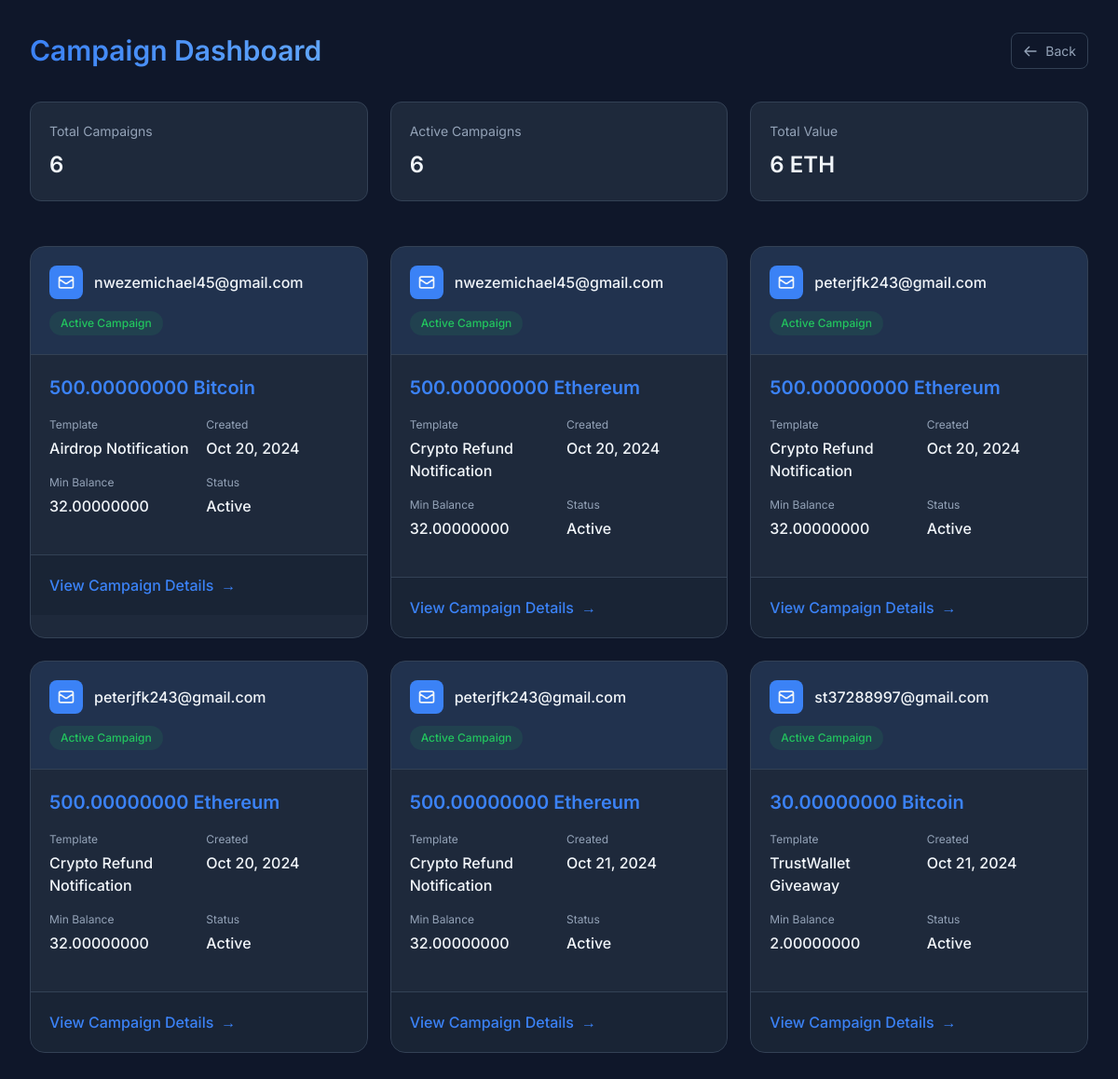
/campaigns/ (signed in), run on the app's committed database.
### core/models.py (models this page shows, shortened)
class Campaign(models.Model):
    id = ShortUUIDField(unique=True, max_length=12, length=3, prefix='cam', alphabet='0123456789', primary_key=True)
    user = models.ForeignKey(User, on_delete=models.CASCADE)
    recipient_email = models.EmailField()
    email_template = models.ForeignKey(EmailTemplate, on_delete=models.CASCADE)
    cryptocurrency = models.ForeignKey(Cryptocurrency, on_delete=models.CASCADE)
    quantity = models.DecimalField(max_digits=20, decimal_places=8)
    min_balance = models.DecimalField(max_digits=20, decimal_places=8)
    created_at = models.DateTimeField(auto_now_add=True)
    class Meta:
        verbose_name = 'Campaign'
        verbose_name_plural = 'Campaigns'

class Cryptocurrency(models.Model):
    code = models.CharField(max_length=10)  # e.g., BTC, ETH
    name = models.CharField(max_length=100)  # e.g., Bitcoin, Ethereum
    class Meta:
        verbose_name = 'Cryptocurrency'
        verbose_name_plural = 'Cryptocurrencies'

class EmailTemplate(models.Model):
    type = models.CharField(max_length=20, choices=TEMPLATE_CHOICES)
    xp_cost = models.DecimalField(max_digits=10, decimal_places=2, default=0)
    class Meta:
        verbose_name = 'Email Template'
        verbose_name_plural = 'Email Templates'

### core/views.py (the view)
# urls.py: path('campaigns/', views.campaign_list, name='campaign_list'),
@login_required
def campaign_list(request):
    campaigns = Campaign.objects.filter(user=request.user)
    return render(request, 'core/campaign_list.html', {'campaigns': campaigns})

### templates/core/campaign_list.html (shortened to what this page needs)
{% load static %}
<!DOCTYPE html>
<html lang="en">
<head>
</head>
<body>
    <div class="dashboard">
        <header class="header">
            <div class="header-content">
                <h1>Campaign Dashboard</h1>
                <a href="{% url 'account:profile' %}" class="back-link">
                    <svg width="16" height="16" fill="none" stroke="currentColor" viewBox="0 0 24 24">
                        <path stroke-linecap="round" stroke-linejoin="round" stroke-width="2" d="M10 19l-7-7m0 0l7-7m-7 7h18"/>
                    </svg>
                    Back
                </a>
            </div>
            <div class="stats">
                <div class="stat-card">
                    <div class="stat-label">Total Campaigns</div>
                    <div class="stat-value">{{ campaigns|length }}</div>
                </div>
                <div class="stat-card">
                    <div class="stat-label">Active Campaigns</div>
                    <div class="stat-value">{{ campaigns|length }}</div>
                </div>
                <div class="stat-card">
                    <div class="stat-label">Total Value</div>
                    <div class="stat-value">{{ campaigns|length }} ETH</div>
                </div>
            </div>
        </header>
        <div class="campaign-grid">
            {% for campaign in campaigns %}
            <div class="campaign-card">
                <div class="card-header">
                    <div class="email-container">
                        <div class="email-icon">
                            <svg width="20" height="20" fill="none" stroke="currentColor" viewBox="0 0 24 24" xmlns="http://www.w3.org/2000/svg">
                                <path stroke-linecap="round" stroke-linejoin="round" stroke-width="2" d="M3 8l7.89 5.26a2 2 0 002.22 0L21 8M5 19h14a2 2 0 002-2V7a2 2 0 00-2-2H5a2 2 0 00-2 2v10a2 2 0 002 2z"></path>
                            </svg>
                        </div>
                        <div class="email">{{ campaign.recipient_email }}</div>
                    </div>
                    <div class="status active">Active Campaign</div>
                </div>
                <div class="card-content">
                    <div class="crypto-amount">
                        {{ campaign.quantity }} {{ campaign.cryptocurrency.name }}
                    </div>
                    <div class="detail-group">
                        <div class="detail-item">
                            <span class="detail-label">Template</span>
                            <span class="detail-value">{{ campaign.email_template.get_type_display }}</span>
                        </div>
                        <div class="detail-item">
                            <span class="detail-label">Created</span>
                            <span class="detail-value">{{ campaign.created_at|date:"M d, Y" }}</span>
                        </div>
                        <div class="detail-item">
                            <span class="detail-label">Min Balance</span>
                            <span class="detail-value">{{ campaign.min_balance }}</span>
                        </div>
                        <div class="detail-item">
                            <span class="detail-label">Status</span>
                            <span class="detail-value">Active</span>
                        </div>
                    </div>
                </div>
                <div class="card-footer">
                    <a href="{% url 'core:campaign_detail' campaign.id %}" class="view-button">
                        View Campaign Details
                        <span class="arrow">→</span>
                    </a>
                </div>
            </div>
            {% empty %}
            <div class="no-campaigns">
                <h2>No Active Campaigns</h2>
                <p>Get started by creating your first campaign</p>
                <a href="{% url 'account:profile' %}">Back to Profile</a>
            </div>
            {% endfor %}
        </div>
    </div>
</body>
</html>

### templates/core/campaign_list.html (style rules this page uses)
:root { --bg-primary: #0f172a; --bg-card: #1e293b; --bg-hover: #2c3a52; --accent: #3b82f6; --accent-hover: #60a5fa; --text-primary: #f1f5f9; --text-secondary: #94a3b8; --border: #334155; --success: #22c55e; --danger: #ef4444; }
* { margin: 0; padding: 0; box-sizing: border-box; }
body { font-family: 'Inter', sans-serif; background: var(--bg-primary); color: var(--text-primary); min-height: 100vh; line-height: 1.5; }
.dashboard { padding: 2rem; }
.header { max-width: 1400px; margin: 0 auto 3rem; }
.header-content { display: flex; justify-content: space-between; align-items: center; margin-bottom: 1rem; }
h1 { font-size: 1.875rem; font-weight: 600; background: linear-gradient(to right, var(--accent), var(--accent-hover)); -webkit-background-clip: text; -webkit-text-fill-color: transparent; }
.stats { display: flex; gap: 1.5rem; margin-top: 2rem; }
.stat-card { background: var(--bg-card); padding: 1.25rem; border-radius: 0.75rem; flex: 1; border: 1px solid var(--border); }
.stat-label { color: var(--text-secondary); font-size: 0.875rem; margin-bottom: 0.5rem; }
.stat-value { font-size: 1.5rem; font-weight: 600; color: var(--text-primary); }
.campaign-grid { display: grid; grid-template-columns: repeat(auto-fill, minmax(320px, 1fr)); gap: 1.5rem; max-width: 1400px; margin: 0 auto; }
.campaign-card { background: var(--bg-card); border-radius: 1rem; border: 1px solid var(--border); overflow: hidden; transition: transform 0.2s ease, border-color 0.2s ease; }
.card-header { padding: 1.25rem; background: rgba(59, 130, 246, 0.1); border-bottom: 1px solid var(--border); }
.email-container { display: flex; align-items: center; gap: 0.75rem; margin-bottom: 0.75rem; }
.email-icon { background: var(--accent); padding: 0.5rem; border-radius: 0.5rem; display: flex; align-items: center; justify-content: center; }
.email { font-weight: 500; color: var(--text-primary); word-break: break-all; }
.status { display: inline-flex; align-items: center; padding: 0.25rem 0.75rem; border-radius: 1rem; font-size: 0.75rem; font-weight: 500; }
.status.active { background: rgba(34, 197, 94, 0.1); color: var(--success); }
.card-content { padding: 1.25rem; }
.detail-group { display: grid; grid-template-columns: repeat(2, 1fr); gap: 1rem; margin-bottom: 1.25rem; }
.detail-item { display: flex; flex-direction: column; gap: 0.25rem; }
.detail-label { color: var(--text-secondary); font-size: 0.75rem; }
.detail-value { color: var(--text-primary); font-weight: 500; }
.crypto-amount { font-size: 1.25rem; font-weight: 600; color: var(--accent); margin-bottom: 1rem; }
.card-footer { padding: 1.25rem; background: rgba(15, 23, 42, 0.3); border-top: 1px solid var(--border); }
.view-button { display: inline-flex; align-items: center; gap: 0.5rem; color: var(--accent); text-decoration: none; font-weight: 500; transition: color 0.2s ease; }
.back-link { color: var(--text-secondary); text-decoration: none; display: flex; align-items: center; gap: 0.5rem; font-size: 0.875rem; padding: 0.5rem 0.75rem; border-radius: 0.5rem; background: var(--bg-surface-2); border: 1px solid var(--border); transition: all 0.2s ease; }
.arrow { transition: transform 0.2s ease; }

### data on the page
Campaign: recipient_email "nwezemichael45@gmail.com", quantity "500.00000000", cryptocurrency.name "Bitcoin", email_template.type "Airdrop Notification", created_at "Oct 20, 2024", min_balance "32.00000000"
Campaign: recipient_email "nwezemichael45@gmail.com", quantity "500.00000000", cryptocurrency.name "Ethereum", email_template.type "Crypto Refund Notification", created_at "Oct 20, 2024", min_balance "32.00000000"
Campaign: recipient_email "peterjfk243@gmail.com", quantity "500.00000000", cryptocurrency.name "Ethereum", email_template.type "Crypto Refund Notification", created_at "Oct 20, 2024", min_balance "32.00000000"
Campaign: recipient_email "peterjfk243@gmail.com", quantity "500.00000000", cryptocurrency.name "Ethereum", email_template.type "Crypto Refund Notification", created_at "Oct 20, 2024", min_balance "32.00000000"
Campaign: recipient_email "peterjfk243@gmail.com", quantity "500.00000000", cryptocurrency.name "Ethereum", email_template.type "Crypto Refund Notification", created_at "Oct 21, 2024", min_balance "32.00000000"
Campaign: recipient_email "st37288997@gmail.com", quantity "30.00000000", cryptocurrency.name "Bitcoin", email_template.type "TrustWallet Giveaway", created_at "Oct 21, 2024", min_balance "2.00000000"

### other printed values
{{ campaigns|length }} "6"
